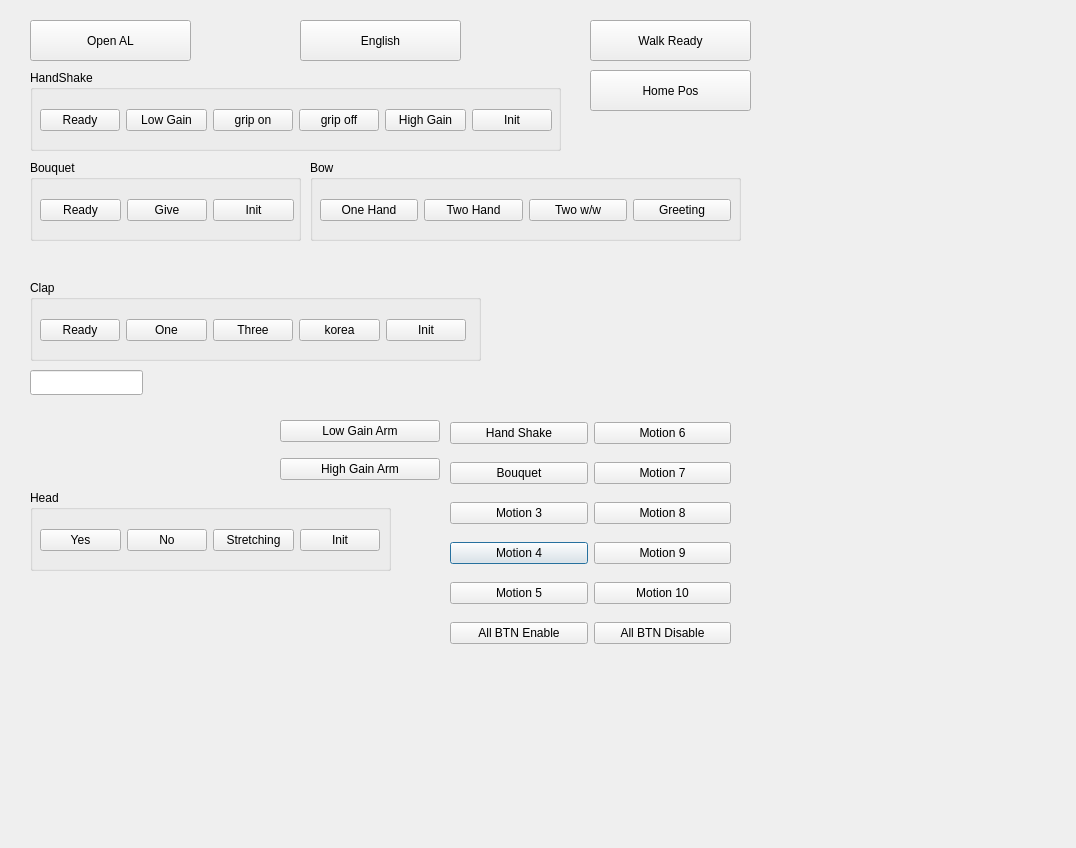
<?xml version="1.0" encoding="UTF-8"?>
<ui version="4.0">
 <class>PyeongchangDialog</class>
 <widget class="QDialog" name="PyeongchangDialog">
  <property name="geometry">
   <rect>
    <x>0</x>
    <y>0</y>
    <width>1076</width>
    <height>848</height>
   </rect>
  </property>
  <property name="windowTitle">
   <string>Dialog</string>
  </property>
  <widget class="QWidget" name="gridLayoutWidget">
   <property name="geometry">
    <rect>
     <x>450</x>
     <y>410</y>
     <width>281</width>
     <height>251</height>
    </rect>
   </property>
   <layout class="QGridLayout" name="gridLayout">
    <item row="3" column="0">
     <widget class="QPushButton" name="btn_motion4">
      <property name="text">
       <string>Motion 4</string>
      </property>
     </widget>
    </item>
    <item row="2" column="0">
     <widget class="QPushButton" name="btn_motion3">
      <property name="text">
       <string>Motion 3</string>
      </property>
     </widget>
    </item>
    <item row="0" column="0">
     <widget class="QPushButton" name="btn_motion1">
      <property name="text">
       <string>Hand Shake</string>
      </property>
     </widget>
    </item>
    <item row="1" column="0">
     <widget class="QPushButton" name="btn_motion2">
      <property name="text">
       <string>Bouquet</string>
      </property>
     </widget>
    </item>
    <item row="0" column="1">
     <widget class="QPushButton" name="btn_motion6">
      <property name="text">
       <string>Motion 6</string>
      </property>
     </widget>
    </item>
    <item row="1" column="1">
     <widget class="QPushButton" name="btn_motion7">
      <property name="text">
       <string>Motion 7</string>
      </property>
     </widget>
    </item>
    <item row="2" column="1">
     <widget class="QPushButton" name="btn_motion8">
      <property name="text">
       <string>Motion 8</string>
      </property>
     </widget>
    </item>
    <item row="3" column="1">
     <widget class="QPushButton" name="btn_motion9">
      <property name="text">
       <string>Motion 9</string>
      </property>
     </widget>
    </item>
    <item row="4" column="1">
     <widget class="QPushButton" name="btn_motion10">
      <property name="text">
       <string>Motion 10</string>
      </property>
     </widget>
    </item>
    <item row="4" column="0">
     <widget class="QPushButton" name="btn_motion5">
      <property name="text">
       <string>Motion 5</string>
      </property>
     </widget>
    </item>
    <item row="5" column="0">
     <widget class="QPushButton" name="btn_enable">
      <property name="text">
       <string>All BTN Enable</string>
      </property>
     </widget>
    </item>
    <item row="5" column="1">
     <widget class="QPushButton" name="btn_disable">
      <property name="text">
       <string>All BTN Disable</string>
      </property>
     </widget>
    </item>
   </layout>
  </widget>
  <widget class="QWidget" name="gridLayoutWidget_2">
   <property name="geometry">
    <rect>
     <x>280</x>
     <y>410</y>
     <width>160</width>
     <height>80</height>
    </rect>
   </property>
   <layout class="QGridLayout" name="gridLayout_2">
    <item row="0" column="0">
     <widget class="QPushButton" name="btn_Test1">
      <property name="text">
       <string>Low Gain Arm</string>
      </property>
     </widget>
    </item>
    <item row="1" column="0">
     <widget class="QPushButton" name="btn_Test2">
      <property name="text">
       <string>High Gain Arm</string>
      </property>
     </widget>
    </item>
   </layout>
  </widget>
  <widget class="QGroupBox" name="groupBox">
   <property name="geometry">
    <rect>
     <x>30</x>
     <y>70</y>
     <width>531</width>
     <height>81</height>
    </rect>
   </property>
   <property name="title">
    <string>HandShake</string>
   </property>
   <widget class="QWidget" name="horizontalLayoutWidget">
    <property name="geometry">
     <rect>
      <x>10</x>
      <y>30</y>
      <width>512</width>
      <height>41</height>
     </rect>
    </property>
    <layout class="QHBoxLayout" name="horizontalLayout">
     <item>
      <widget class="QPushButton" name="btn_hand_ready">
       <property name="text">
        <string>Ready</string>
       </property>
      </widget>
     </item>
     <item>
      <widget class="QPushButton" name="btn_hand_lg">
       <property name="text">
        <string>Low Gain</string>
       </property>
      </widget>
     </item>
     <item>
      <widget class="QPushButton" name="btn_hand_gon">
       <property name="text">
        <string>grip on</string>
       </property>
      </widget>
     </item>
     <item>
      <widget class="QPushButton" name="btn_hand_goff">
       <property name="text">
        <string>grip off</string>
       </property>
      </widget>
     </item>
     <item>
      <widget class="QPushButton" name="btn_hand_hg">
       <property name="text">
        <string>High Gain</string>
       </property>
      </widget>
     </item>
     <item>
      <widget class="QPushButton" name="btn_hand_init">
       <property name="text">
        <string>Init</string>
       </property>
      </widget>
     </item>
    </layout>
   </widget>
  </widget>
  <widget class="QGroupBox" name="groupBox_3">
   <property name="geometry">
    <rect>
     <x>30</x>
     <y>160</y>
     <width>271</width>
     <height>81</height>
    </rect>
   </property>
   <property name="title">
    <string>Bouquet</string>
   </property>
   <widget class="QWidget" name="horizontalLayoutWidget_3">
    <property name="geometry">
     <rect>
      <x>10</x>
      <y>30</y>
      <width>254</width>
      <height>41</height>
     </rect>
    </property>
    <layout class="QHBoxLayout" name="horizontalLayout_3">
     <item>
      <widget class="QPushButton" name="btn_bouquet_ready">
       <property name="text">
        <string>Ready</string>
       </property>
      </widget>
     </item>
     <item>
      <widget class="QPushButton" name="btn_bouquet_give">
       <property name="text">
        <string>Give</string>
       </property>
      </widget>
     </item>
     <item>
      <widget class="QPushButton" name="btn_bouquet_init">
       <property name="text">
        <string>Init</string>
       </property>
      </widget>
     </item>
    </layout>
   </widget>
  </widget>
  <widget class="QGroupBox" name="groupBox_4">
   <property name="geometry">
    <rect>
     <x>30</x>
     <y>280</y>
     <width>451</width>
     <height>81</height>
    </rect>
   </property>
   <property name="title">
    <string>Clap</string>
   </property>
   <widget class="QWidget" name="horizontalLayoutWidget_5">
    <property name="geometry">
     <rect>
      <x>10</x>
      <y>30</y>
      <width>426</width>
      <height>41</height>
     </rect>
    </property>
    <layout class="QHBoxLayout" name="horizontalLayout_5">
     <item>
      <widget class="QPushButton" name="btn_clap_ready">
       <property name="text">
        <string>Ready</string>
       </property>
      </widget>
     </item>
     <item>
      <widget class="QPushButton" name="btn_clap_one">
       <property name="text">
        <string>One</string>
       </property>
      </widget>
     </item>
     <item>
      <widget class="QPushButton" name="btn_clap_three">
       <property name="text">
        <string>Three</string>
       </property>
      </widget>
     </item>
     <item>
      <widget class="QPushButton" name="btn_clap_korea">
       <property name="text">
        <string>korea</string>
       </property>
      </widget>
     </item>
     <item>
      <widget class="QPushButton" name="btn_clap_init">
       <property name="text">
        <string>Init</string>
       </property>
      </widget>
     </item>
    </layout>
   </widget>
  </widget>
  <widget class="QGroupBox" name="groupBox_5">
   <property name="geometry">
    <rect>
     <x>30</x>
     <y>490</y>
     <width>361</width>
     <height>81</height>
    </rect>
   </property>
   <property name="title">
    <string>Head</string>
   </property>
   <widget class="QWidget" name="horizontalLayoutWidget_8">
    <property name="geometry">
     <rect>
      <x>10</x>
      <y>30</y>
      <width>340</width>
      <height>41</height>
     </rect>
    </property>
    <layout class="QHBoxLayout" name="horizontalLayout_8">
     <item>
      <widget class="QPushButton" name="btn_head_yes">
       <property name="text">
        <string>Yes</string>
       </property>
      </widget>
     </item>
     <item>
      <widget class="QPushButton" name="btn_head_no">
       <property name="text">
        <string>No</string>
       </property>
      </widget>
     </item>
     <item>
      <widget class="QPushButton" name="btn_head_stretching">
       <property name="text">
        <string>Stretching</string>
       </property>
      </widget>
     </item>
     <item>
      <widget class="QPushButton" name="btn_head_init">
       <property name="text">
        <string>Init</string>
       </property>
      </widget>
     </item>
    </layout>
   </widget>
  </widget>
  <widget class="QGroupBox" name="groupBox_6">
   <property name="geometry">
    <rect>
     <x>310</x>
     <y>160</y>
     <width>431</width>
     <height>81</height>
    </rect>
   </property>
   <property name="title">
    <string>Bow</string>
   </property>
   <widget class="QWidget" name="horizontalLayoutWidget_9">
    <property name="geometry">
     <rect>
      <x>10</x>
      <y>30</y>
      <width>411</width>
      <height>41</height>
     </rect>
    </property>
    <layout class="QHBoxLayout" name="horizontalLayout_9">
     <item>
      <widget class="QPushButton" name="btn_bow_one">
       <property name="text">
        <string>One Hand</string>
       </property>
      </widget>
     </item>
     <item>
      <widget class="QPushButton" name="btn_bow_two">
       <property name="text">
        <string>Two Hand</string>
       </property>
      </widget>
     </item>
     <item>
      <widget class="QPushButton" name="btn_bow_two_w">
       <property name="text">
        <string>Two w/w</string>
       </property>
      </widget>
     </item>
     <item>
      <widget class="QPushButton" name="btn_bow_greeting">
       <property name="text">
        <string>Greeting</string>
       </property>
      </widget>
     </item>
    </layout>
   </widget>
  </widget>
  <widget class="QPushButton" name="btn_walkready">
   <property name="geometry">
    <rect>
     <x>590</x>
     <y>20</y>
     <width>161</width>
     <height>41</height>
    </rect>
   </property>
   <property name="text">
    <string>Walk Ready</string>
   </property>
  </widget>
  <widget class="QPushButton" name="btn_homepos">
   <property name="geometry">
    <rect>
     <x>590</x>
     <y>70</y>
     <width>161</width>
     <height>41</height>
    </rect>
   </property>
   <property name="text">
    <string>Home Pos</string>
   </property>
  </widget>
  <widget class="QPushButton" name="btn_openal">
   <property name="geometry">
    <rect>
     <x>30</x>
     <y>20</y>
     <width>161</width>
     <height>41</height>
    </rect>
   </property>
   <property name="text">
    <string>Open AL</string>
   </property>
  </widget>
  <widget class="QLineEdit" name="LE_CLAP_CNT">
   <property name="geometry">
    <rect>
     <x>30</x>
     <y>370</y>
     <width>113</width>
     <height>25</height>
    </rect>
   </property>
  </widget>
  <widget class="QPushButton" name="btn_leg_mode">
   <property name="geometry">
    <rect>
     <x>300</x>
     <y>20</y>
     <width>161</width>
     <height>41</height>
    </rect>
   </property>
   <property name="text">
    <string>English</string>
   </property>
  </widget>
 </widget>
 <resources/>
 <connections/>
</ui>
